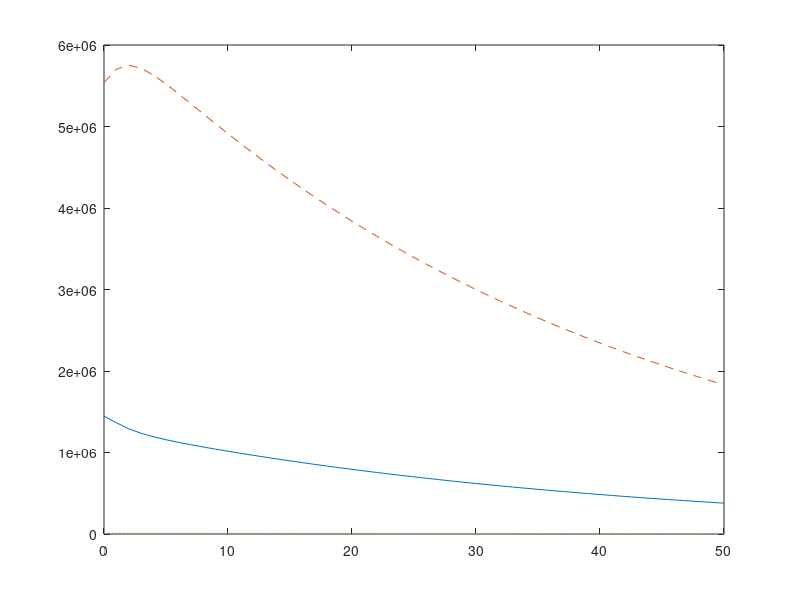

Write the MATLAB code that produced this figure.
%Years taken into consideration for the projection
years = 50;

%Creation of three zero row vectors based on loggerhead turtle's life stages
hatchling = zeros(1, years+1);
youth = zeros(1,years+1);
adult = zeros(1, years+1);

%Initialize the defined row vectors with initial values
hatchling(1) = 1445570;
youth (1) = 5536790;
adult(1) = 17640;

%For loop to predict calculate the future projection of each stage upto the
%number of years entered by the user
for i = 1:years
    hatchling(i+1) = (77.4*adult(i));
    youth(i+1) = (1*hatchling(i)) + (0.769*youth(i));
    adult(i+1) = (0.000434*youth(i)) + (0.809*adult(i));
end

%plotting the predicted evolution of each stages on single axis
plot(0:years, hatchling, 0:years, youth,'--', 0:years, adult,':')